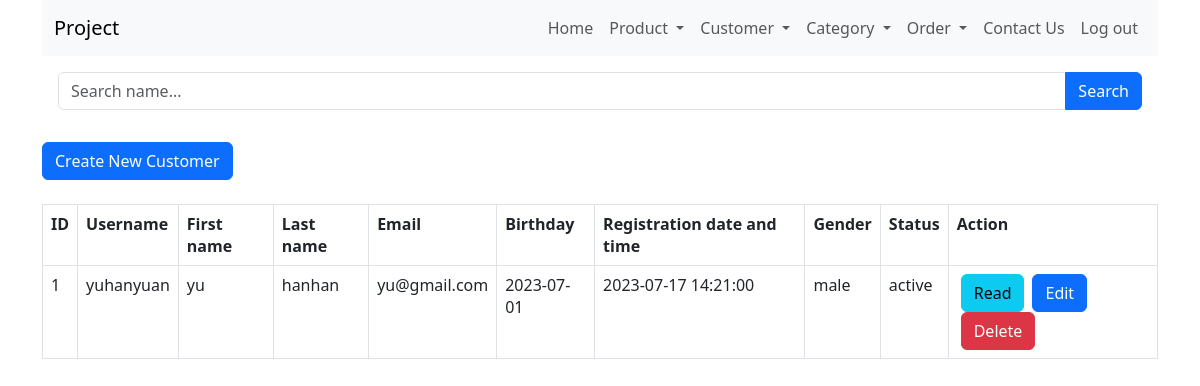
Page /customer_read.php on the earlier database version.
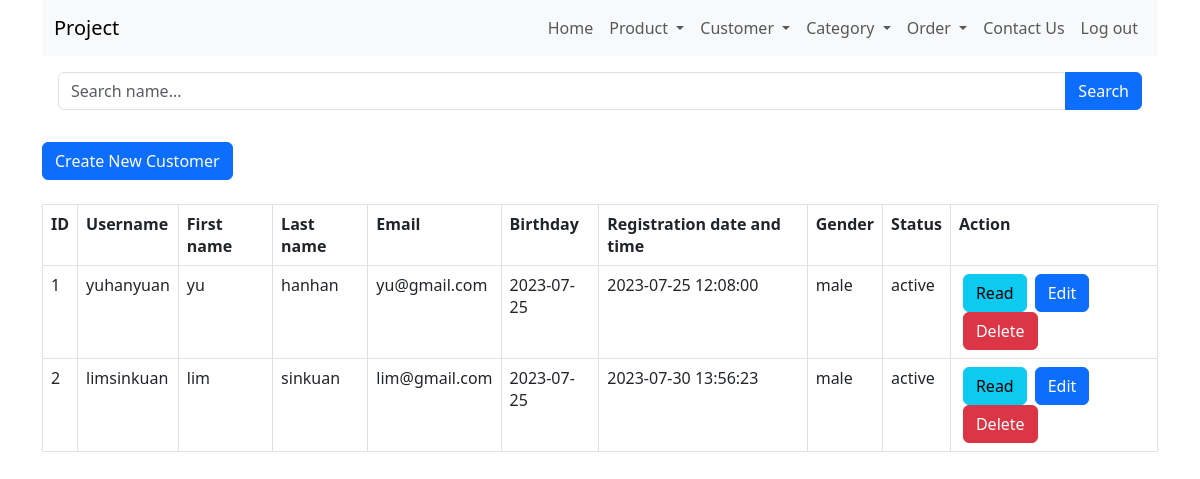
Same page on the later database version.
### tables this page shows
CREATE TABLE `customers` (
  `user_id` int(11) NOT NULL,
  `username` varchar(20) NOT NULL,
  `first_name` varchar(20) NOT NULL,
  `last_name` varchar(20) NOT NULL,
  `password` text NOT NULL,
  `email` varchar(30) NOT NULL,
  `date_of_birth` date NOT NULL,
  `registration_date_time` datetime NOT NULL DEFAULT current_timestamp() ON UPDATE current_timestamp(),
  `gender` enum('male','female') NOT NULL,
  `status` enum('active','inactive') NOT NULL DEFAULT 'active'
);

### customer_read.php (the view, shortened to what this page needs)
<html lang="en">
<head>
    <link href="https://cdn.jsdelivr.net/npm/bootstrap@5.3.0/dist/css/bootstrap.min.css" rel="stylesheet">
</head>
<body>
    <div class="container">
        <?php
        include 'menu/menu.php';
        ?>
        <?php
        include 'config/database.php';
        $searchKeyword = isset($_GET['search']) ? $_GET['search'] : '';
        $query = "SELECT user_id, username, first_name, last_name, date_of_birth, registration_date_time, email, gender, status FROM customers";
        $query .= " ORDER BY user_id ASC";
        $stmt = $con->prepare($query);
        $stmt->execute();
        $num = $stmt->rowCount();
        echo '<div class="p-3">
            <form method="GET" action="">
                <div class="input-group mb-3">
                    <input type="text" class="form-control" name="search" placeholder="Search name..." value="' . str_replace('%', '', $searchKeyword) . '">
                    <button class="btn btn-primary" type="submit">Search</button>
                </div>
            </form>
        </div>';
        echo "<div><a href='customer_create.php' class='btn btn-primary m-b-1em'>Create New Customer</a></div>" . "<br>";
        if ($num > 0) {
            echo "<table id='customer_table' class='table table-hover table-responsive table-bordered'>";
            echo "<tr>";
            echo "<th>ID</th>";
            echo "<th>Username</th>";
            echo "<th>First name</th>";
            echo "<th>Last name</th>";
            echo "<th>Email</th>";
            echo "<th>Birthday</th>";
            echo "<th>Registration date and time</th>";
            echo "<th>Gender</th>";
            echo "<th>Status</th>";
            echo "<th>Action</th>";
            echo "</tr>";
            while ($row = $stmt->fetch(PDO::FETCH_ASSOC)) {
                extract($row);
                echo "<tr>";
                echo "<td>{$user_id}</td>";
                echo "<td>{$username}</td>";
                echo "<td>{$first_name}</td>";
                echo "<td>{$last_name}</td>";
                echo "<td>{$email}</td>";
                echo "<td>{$date_of_birth}</td>";
                echo "<td>{$registration_date_time}</td>";
                echo "<td>{$gender}</td>";
                echo "<td>{$status}</td>";
                echo "<td>";
                echo "<a href='customer_read_one.php?id={$user_id}' class='btn btn-info m-r-1em mx-1'>Read</a>";
                echo "<a href='customer_update.php?id={$user_id}' class='btn btn-primary m-r-1em mx-1'>Edit</a>";
                echo "<a href='#' onclick='delete_product({$user_id});'  class='btn btn-danger mx-1'>Delete</a>";
                echo "</td>";
                echo "</tr>";
            }
            echo "</table>";
        } else {
            echo "<div class='alert alert-danger'>No records found.</div>";
        }
        ?>
    </div>
</body>
</html>

### menu/menu.php (shortened to what this page needs)
<div class="page-header">
    <nav class="navbar navbar-expand-lg bg-body-tertiary">
        <div class="container-fluid d-flex">
            <a class="navbar-brand" href="#">Project</a>
            <div class="collapse navbar-collapse d-flex flex-row-reverse" id="navbarNavAltMarkup">
                <div class="navbar-nav">
                    <a class="nav-link" href="index.php">Home</a>
                    <li class="nav-item dropdown">
                        <a class="nav-link dropdown-toggle" href="#" role="button" data-bs-toggle="dropdown" aria-expanded="false">
                            Product
                        </a>
                    </li>
                    <li class="nav-item dropdown">
                        <a class="nav-link dropdown-toggle" href="#" role="button" data-bs-toggle="dropdown" aria-expanded="false">
                            Customer
                        </a>
                    </li>
                    <li class="nav-item dropdown">
                        <a class="nav-link dropdown-toggle" href="#" role="button" data-bs-toggle="dropdown" aria-expanded="false">
                            Category
                        </a>
                    </li>
                    <li class="nav-item dropdown">
                        <a class="nav-link dropdown-toggle" href="#" role="button" data-bs-toggle="dropdown" aria-expanded="false">
                            Order
                        </a>
                    </li>
                    <a class="nav-link" href="contact.php">Contact Us</a>
                    <?php
                    echo "<a class='nav-link' href='login.php'>Log out</a>";
                    ?>
                </div>
            </div>
        </div>
    </nav>
</div>

Differences in the rows shown:
changed customers "yuhanyuan": date_of_birth "2023-07-01" → "2023-07-25"; registration_date_time "2023-07-17 14:21:00" → "2023-07-25 12:08:00"
added customers: user_id "2", username "limsinkuan", first_name "lim", last_name "sinkuan", email "lim@gmail.com", date_of_birth "2023-07-25", registration_date_time "2023-07-30 13:56:23", gender "male", status "active"
